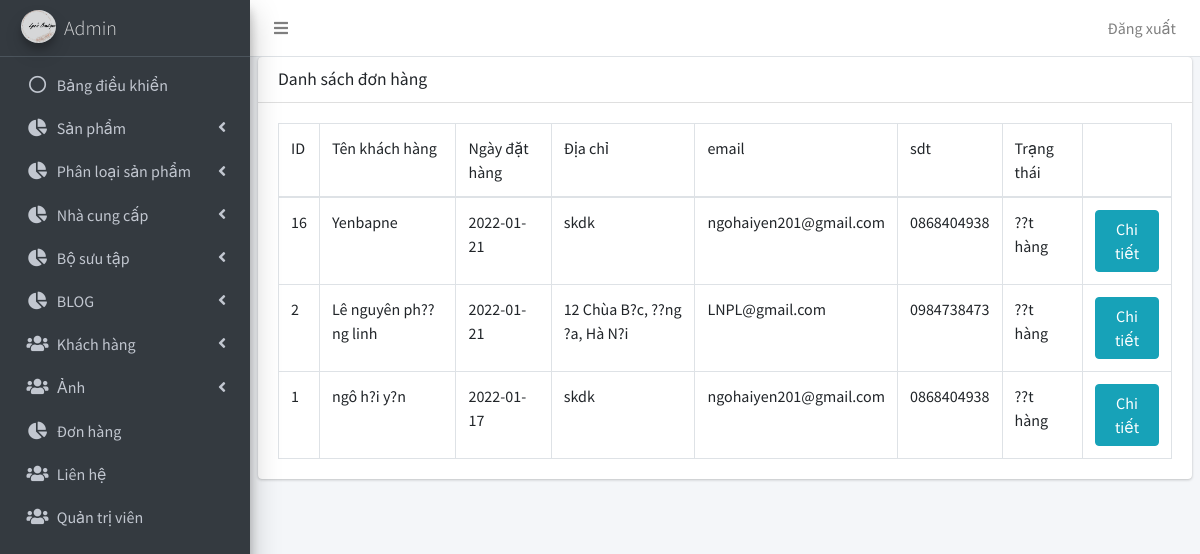
The app's page /admin/don_hang/danh_sach.php (signed in) with its own data.
### tables this page shows
CREATE TABLE `tbl_hdb` (
  `id_hdb` int(11) NOT NULL,
  `id_khach_hang` int(11) NOT NULL,
  `phuong_thuc_tt` varchar(100) NOT NULL,
  `ngay_dat_hang` date NOT NULL,
  `tong_tien` int(11) NOT NULL,
  `ten_kh` varchar(255) NOT NULL,
  `email` varchar(100) NOT NULL,
  `sdt` varchar(20) NOT NULL,
  `dia_chi` varchar(255) NOT NULL,
  `trang_thai` varchar(100) NOT NULL
);

### admin/don_hang/danh_sach.php (the view, shortened to what this page needs)
<!DOCTYPE html>
<html>
<head>
  <?php include('../includes/head.php') ?>
</head>
<body class="hold-transition sidebar-mini layout-fixed">
<div class="wrapper">
	<?php include('../includes/header.php') ?>
	<?php include('../includes/sidebar.php') ?>
	<?php include('../includes/ket_noi.php') ?>
	<div class="content-wrapper">
		<section class="content">
			<div class="card">
				<div class="card-header">
					<h3 class="card-title">Danh sách đơn hàng</h3>
				</div>
				<div class="card-body">
					<table class="table table-bordered">
						<thead>
						<tr>
						 	<td>ID</td>
							<td>Tên khách hàng</td>
							<td>Ngày đặt hàng</td>
							<td>Địa chỉ</td>
							<td>email</td>
							<td>sdt</td>
							<td>Trạng thái</td>
							<td></td>
						</tr>
						</thead>
						<tbody>
							<?php
							$sql = "SELECT * FROM tbl_hdb ORDER BY id_hdb DESC";
							$don_hang = mysqli_query($ket_noi, $sql);
							while ($row = mysqli_fetch_array($don_hang)) {
							?>
						    <tr>
						     	<td>
									<?php echo $row["id_hdb"];?>
								</td>
								<td>
									<?php echo $row["ten_kh"];?>
								</td>
								<td>
									<?php echo $row["ngay_dat_hang"];?>
								</td>
								<td>
									<?php echo $row["dia_chi"];?>
								</td>
								<td>
									<?php echo $row["email"];?>
								</td>
								<td>
									<?php echo $row["sdt"];?>
								</td>
								<td>
									<?php echo $row["trang_thai"];?>
								</td>
								<td>
									<a href="chi_tiet.php?id=<?php echo $row["id_hdb"];?>" class="btn btn-info">Chi tiết</a>
								</td>
						    </tr>
						<?php } ?>
						</tbody>
					</table>
				</div>
            </div>
		</section>
		</div>
	</div>
</body>
</html>

### records on screen
tbl_hdb: id_hdb "16", ten_kh "Yenbapne", ngay_dat_hang "2022-01-21", dia_chi "skdk", email "ngohaiyen201@gmail.com", sdt "0868404938", trang_thai "??t hàng"
tbl_hdb: id_hdb "2", ten_kh "Lê nguyên ph??ng linh", ngay_dat_hang "2022-01-21", dia_chi "12 Chùa B?c, ??ng ?a, Hà N?i", email "LNPL@gmail.com", sdt "0984738473", trang_thai "??t hàng"
tbl_hdb: id_hdb "1", ten_kh "ngô h?i y?n", ngay_dat_hang "2022-01-17", dia_chi "skdk", email "ngohaiyen201@gmail.com", sdt "0868404938", trang_thai "??t hàng"
